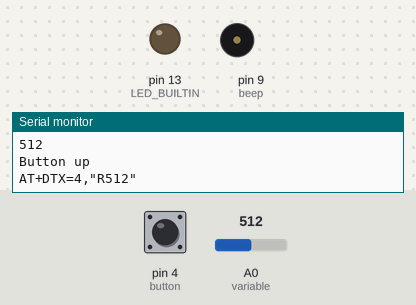
The sketch below on a simulated Arduino Uno, built with avr-gcc and run on an emulated ATmega328P. Parts: output pins drawn as LEDs (lit = HIGH), buzzer (waves = sounding), the last lines printed to the serial monitor. The test bench sets the inputs (shaded band); at power-on: A0 (variable) = 512, pin 4 (button) LOW. The modem accepts every AT command (registered, SIM ready, sends succeed) and sends nothing else.

Above: at 5.8 s.
5.9 s: A0 (variable) set to 0
At 6.4 s:
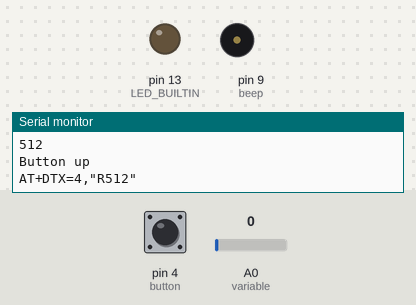
11.9 s: A0 (variable) set to 122
At 15.16 s:
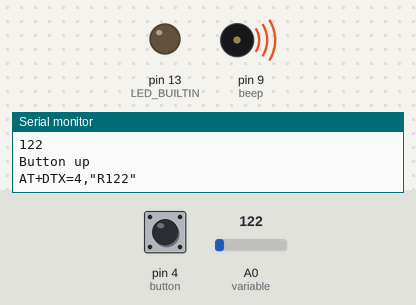
22.7 s: pin 4 (button) pulled HIGH for 3 s
At 26.6 s:
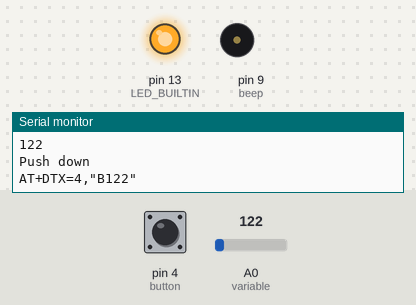
Timing chart, 0 to 36.8 s (numbered marks = the images above; inputs shaded):
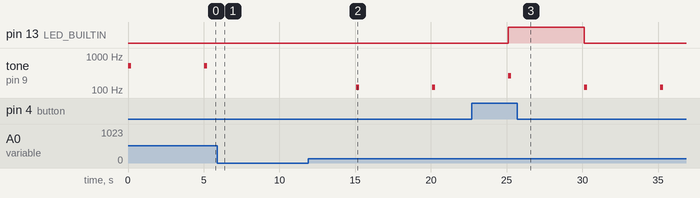

Measured:
- after the input at 5.9 s, tone on pin 9 (beep): stays silent (without the input it goes to 512 Hz after 4.1 s)
- after the input at 11.9 s, tone on pin 9 (beep): alternates 122 Hz for 0.20 s and silent for 4.8 s, starting after 3.2 s
- after the input at 22.7 s, pin 13 (LED_BUILTIN): LOW → HIGH after 2.4 s, → LOW 5.0 s later
- by itself, tone on pin 9 (beep): alternates 512 Hz for 0.20 s and silent for 4.8 s

The sketch:

Lab04_giot_VariableResistor_Button.ino
```cpp
//讀取A0 電壓，讀取 Pin 4 High,beep PIN 9，/Low ,LoRa 發送出去
#include <SoftwareSerial.h>

SoftwareSerial LoRaUART(10, 11); // to TX, to RX
const int variable = A0;
const int beep = 9;
const int button = 4;
int btVoltage = 0;
void setup() {
  Serial.begin(9600);
  pinMode(LED_BUILTIN, OUTPUT);
  pinMode(button, INPUT);
  pinMode(beep, OUTPUT);
  while (!Serial) {
    ; // wait for serial port to connect. Needed for native USB port only
  }
  Serial.println("Serial Ready");

  LoRaUART.begin(9600);
  LoRaUART.println("AT");

  while (!LoRaUART.available()) {
    ;
  }
  Serial.println("LoRa Serial Ready");
}

void loop() {
  int sensorValue = analogRead(variable);
  String sensorData;
  sensorData = String(sensorValue);
  Serial.println(sensorData);

  btVoltage = digitalRead(button);

  if (btVoltage == HIGH){
    digitalWrite(LED_BUILTIN, HIGH);
    tone(beep, 262, 200);
    Serial.println("Push down");
    Serial.println("AT+DTX=" + String(sensorData.length()+1) + ",\"" + "B" + sensorData + "\"");
    LoRaUART.println("AT+DTX=" + String(sensorData.length()+1) + ",\"" + "B" + sensorData + "\"");
  }
  else{
    digitalWrite(LED_BUILTIN, LOW);
    digitalWrite(9, LOW);
    Serial.println("Button up");
    tone(beep, sensorValue, 200);
    Serial.println("AT+DTX=" + String(sensorData.length()+1) + ",\"" + "R" + sensorData + "\"");
    LoRaUART.println("AT+DTX=" + String(sensorData.length()+1) + ",\"" + "R" + sensorData + "\"");
  }
  delay(5*1000);
}
```
